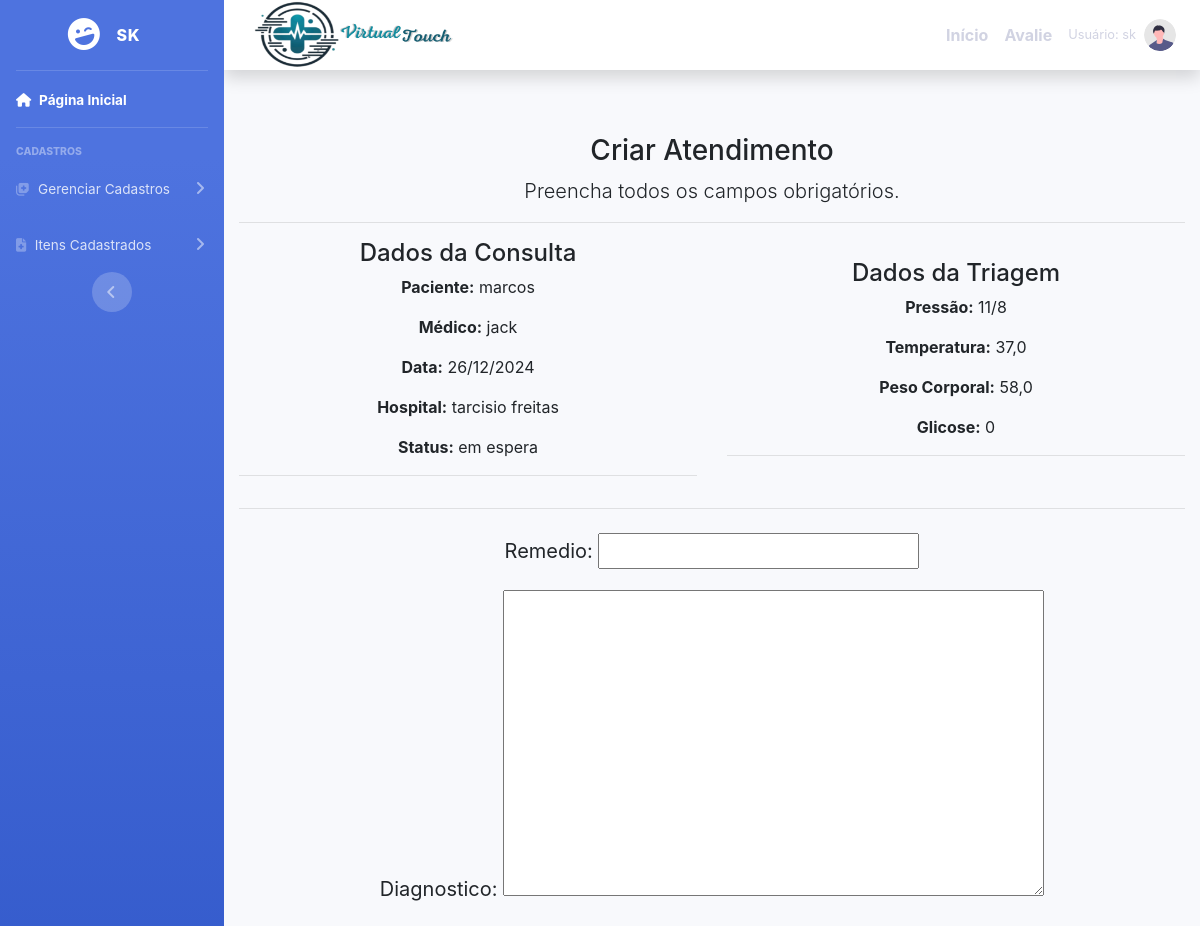
The page /cadastrar/atendimento/1/ (signed in, upper part) on the database as committed earlier.
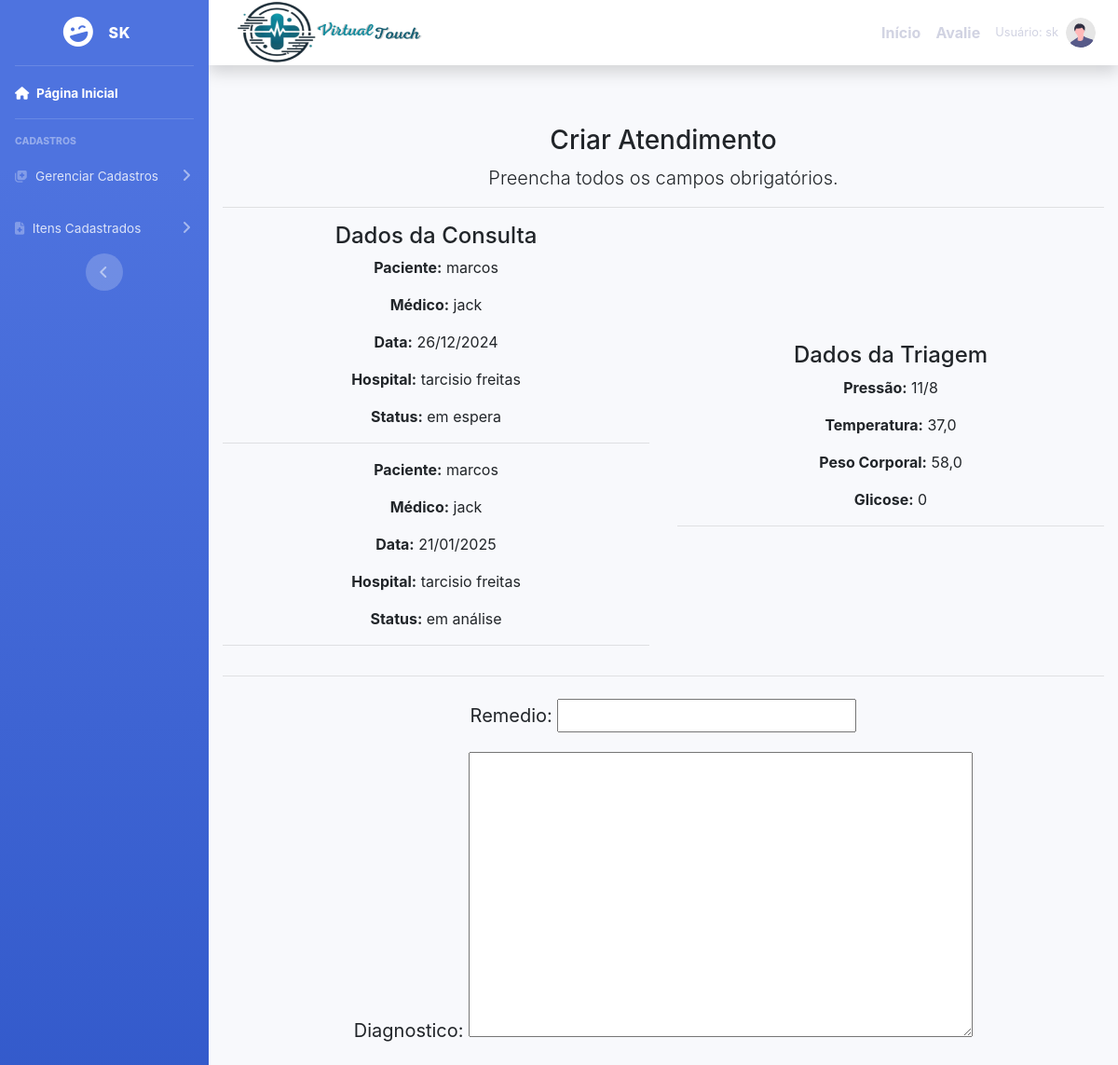
The same page on the database as committed later.
### cadastros/models.py (models this page shows, shortened)
class Consulta(models.Model):
    usuario  = models.ForeignKey(User, on_delete=models.PROTECT)
    nome ="consulta"
    paciente = models.ForeignKey(Paciente,on_delete = models.PROTECT)
    data = models.CharField (verbose_name='data', max_length = 10)
    medico = models.ForeignKey (Medico, on_delete=models.PROTECT)
    hospital = models.ForeignKey(Hospital, on_delete=models.PROTECT)
    status = models.CharField( verbose_name ='status' ,max_length=20,  null =True ,blank = True )

class Paciente(models.Model):
    usuario  = models.ForeignKey(User, on_delete=models.PROTECT)
    nome = models.CharField(max_length=50)
    telefone = models.CharField (verbose_name='telefone', max_length=11)
    numero_sus = models.CharField (verbose_name='numero_sus', max_length=15)
    cpf = models.CharField(verbose_name='cpf', max_length=11, null=True, blank=True)
    hospital = models.ForeignKey(Hospital, on_delete=models.PROTECT)
    descricao = models.CharField(max_length=150, verbose_name="descricao")
    sintomas = models.CharField(max_length=150, verbose_name="sintomas")
    doença_cronica = models.CharField(max_length=150, verbose_name="doença_cronica", null =True ,blank = True)
    idade = models.IntegerField (verbose_name='idade')
    usuario = models.ForeignKey(User, related_name='pacientes', on_delete=models.CASCADE)
    usuario_cadastrador = models.ForeignKey(User, related_name='pacientes_cadastrados', on_delete=models.CASCADE)
    def __str__(self):
        return "{} ({})".format(self.nome , self.sintomas)

class Medico(models.Model):
    usuario  = models.ForeignKey(User, on_delete=models.PROTECT)
    numero = models.IntegerField(verbose_name="Número de telefone")
    nome = models.CharField(max_length=50, verbose_name=" nome")
    cpf = models.CharField(max_length = 11 ,verbose_name=" cpf ")
    especificacao = models.CharField(max_length=150)
    hospital = models.ForeignKey(Hospital, on_delete=models.PROTECT)
    def __str__(self):
        return "{} ({})".format( self.nome, self. especificacao)

class Hospital(models.Model):
    usuario = models.ForeignKey(User, on_delete=models.PROTECT)
    nome = models.CharField(max_length=50)
    descricao = models.CharField(max_length=150,
        verbose_name="descricao")

class Triagem(models.Model):
    usuario = models.ForeignKey(User, on_delete=models.PROTECT)
    paciente = models.ForeignKey(Paciente, on_delete=models.PROTECT)
    data = models.DateTimeField(verbose_name='data')  # Change to DateTimeField for datetime input
    medico = models.ForeignKey(Medico, on_delete=models.PROTECT)
    hospital = models.ForeignKey(Hospital, on_delete=models.PROTECT)
    horario = models.TimeField(verbose_name="horario", default='09:00:00')  # Set default time
    pressao = models.CharField(verbose_name='pressao', max_length=20)
    temperatura = models.FloatField(verbose_name='temperatura')
    peso = models.FloatField(verbose_name='peso_corporal')
    glicose = models.CharField(verbose_name='glicose', max_length=6, null=True, blank=True)

### cadastros/views.py (the view, shortened to what this page needs)
# urls.py: path('cadastrar/atendimento/<int:paciente_pk>/', AtendimentoCreate.as_view(),
class AtendimentoCreate(GroupRequiredMixin, CreateView):
    group_required = u'Medico'
    login_url = reverse_lazy('login')
    model = Atendimento
    fields = ['remedio', 'diagnostico', 'recomendacoes','paciente','medico','usuario']
    template_name = 'form2.html'
    success_url = reverse_lazy('listar-atendimentos')
    def get_context_data(self, **kwargs):
        context = super().get_context_data(**kwargs)
        paciente_pk = self.kwargs['paciente_pk']
        paciente = get_object_or_404(Paciente, id=paciente_pk)
        context['paciente'] = paciente
        context['consultas'] = Consulta.objects.filter(paciente=paciente)
        context['triagens'] = Triagem.objects.filter(paciente=paciente)
        context['Titulo'] = 'Criar Atendimento'
        return context

### cadastros/templates/form2.html (shortened to what this page needs)
{% extends 'modelo.html' %}
{% load static %}
{% block conteudo %}
<div class="container">
    <h3>{{ Titulo }}</h3>
    <p class="lead">Preencha todos os campos obrigatórios.</p>
    <hr>
    <div class="row">
        <div class="col-md-6">
            <h4>Dados da Consulta</h4>
            {% for consulta in consultas %}
                <div class="consulta-item">
                    <p><strong>Paciente:</strong> {{ consulta.paciente.nome|default:"N/A" }}</p>
                    <p><strong>Médico:</strong> {{ consulta.medico.nome|default:"N/A" }}</p>
                    <p><strong>Data:</strong> {{ consulta.data|default:"N/A" }}</p>
                    <p><strong>Hospital:</strong> {{ consulta.hospital.nome|default:"N/A" }}</p>
                    <p><strong>Status:</strong> {{ consulta.status|default:"N/A" }}</p>
                </div>
                <hr>
            {% empty %}
                <p>Nenhuma consulta encontrada.</p>
            {% endfor %}
        </div>
        <div class="col-md-6">
            <h4>Dados da Triagem</h4>
            {% for triagem in triagens %}
                <div class="triagem-item">
                    <p><strong>Pressão:</strong> {{ triagem.pressao|default:"N/A" }}</p>
                    <p><strong>Temperatura:</strong> {{ triagem.temperatura|default:"N/A" }}</p>
                    <p><strong>Peso Corporal:</strong> {{ triagem.peso|default:"N/A" }}</p>
                    <p><strong>Glicose:</strong> {{ triagem.glicose|default:"N/A" }}</p>
                </div>
                <hr>
            {% empty %}
                <p>Nenhuma triagem encontrada.</p>
            {% endfor %}
        </div>
    </div>
    <hr>
    <form action="" method="post" class="form-control-lg">
        {{ form.as_p }}
    </form>
</div>
{% endblock %}

Rows that differ between the two databases and show on the page:
added Consulta: paciente.nome "marcos", medico.nome "jack", data "21/01/2025", hospital.nome "tarcisio freitas", status "em análise"
